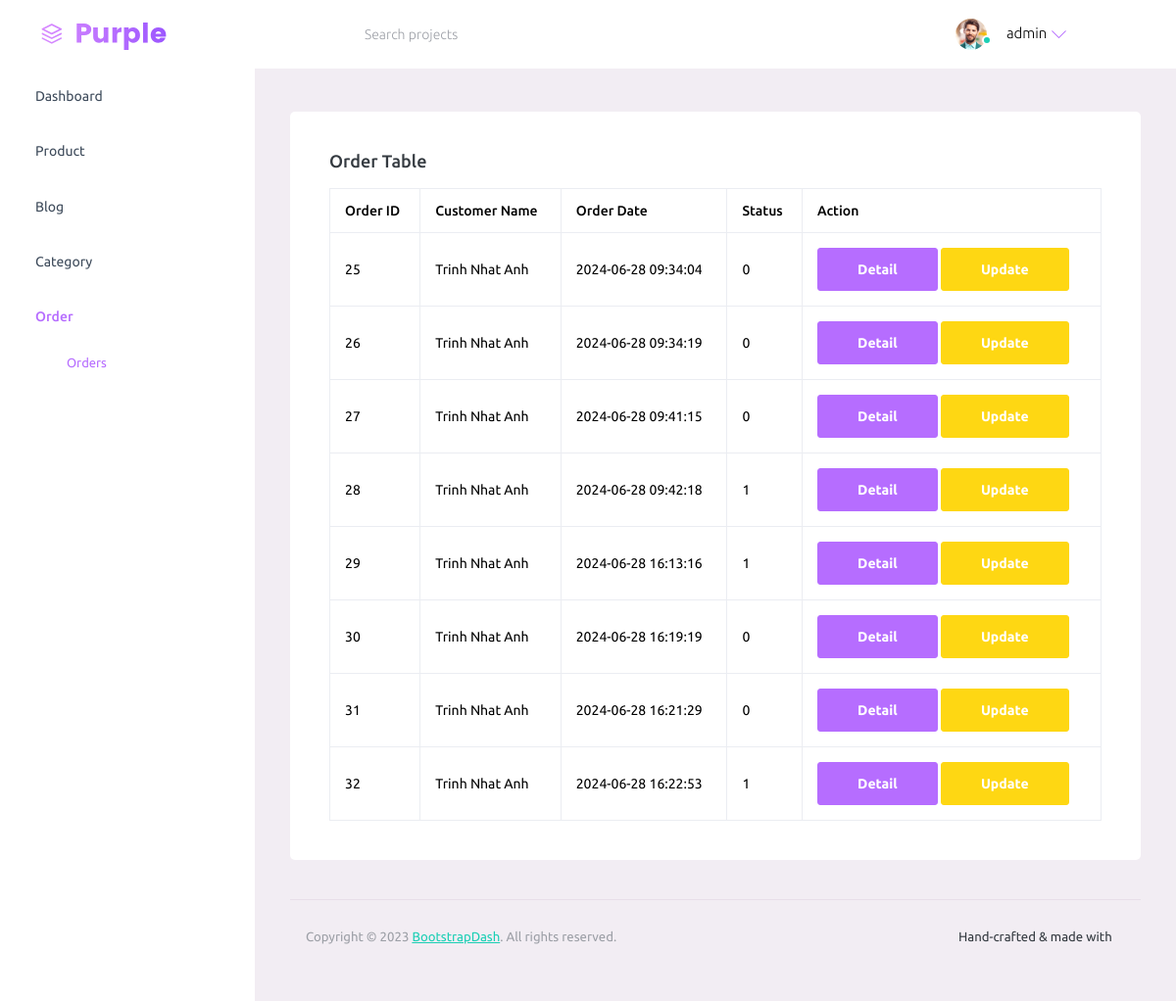
The page /admin/orders (signed in) on the database its author committed.
### tables this page shows
CREATE TABLE IF NOT EXISTS `orders` (
  `order_id` int NOT NULL AUTO_INCREMENT,
  `customer_id` int NOT NULL,
  `description` text,
  `delivery_address` text,
  `delivery_phone` text,
  `delivery_name` text,
  `order_status` varchar(20) NOT NULL,
  `order_date` datetime NOT NULL,
  `payment_method` text,
  PRIMARY KEY (`order_id`),
  KEY `CustomerID` (`customer_id`),
  CONSTRAINT `orders_ibfk_3` FOREIGN KEY (`customer_id`) REFERENCES `customers` (`customer_id`) ON DELETE RESTRICT ON UPDATE RESTRICT
);

### admin/app/controller/OrderController.php (called while the page is built, shortened)
<?php
require 'admin/app/model/OrderModel.php';
require 'admin/app/model/CustomerModel.php';
class OrderController
{
    public function index()
    {
        $orderModel = new OrderModel;
        $orders = $orderModel->getAllOrder();
        $customerModel = new CustomerModel;
        foreach ($orders as $key => $order) {
            $customer = $customerModel->getCustomerById($order['customer_id']);
            $orders[$key]['customer_name'] = $customer['customer_name'];
        }
        require 'admin/views/pages/order/orders.php';
    }
}

### admin/app/model/OrderModel.php (called while the page is built, shortened)
<?php
class OrderModel{
    public function getAllOrder()
    {
        $db = new DB;
        $query = "SELECT * FROM orders";
        $res =  $db->query($query);
        $res = $res->fetchAll(PDO::FETCH_ASSOC);
        return $res;
    }
}

### admin/app/model/CustomerModel.php (called while the page is built, shortened)
<?php
class CustomerModel{
    public function getCustomerById($customer_id)
    {
        $db = new DB;
        $query = "SELECT * FROM customers WHERE customer_id = $customer_id";
        $res =  $db->query($query);
        $res = $res->fetch(PDO::FETCH_ASSOC);
        return $res;
    }
}

### admin/views/pages/order/orders.php (the view, shortened to what this page needs)
<!DOCTYPE html>
<html lang="en">
<head>
    <link rel="stylesheet" href="<?php echo APPURL ?>admin/views/assets/vendors/mdi/css/materialdesignicons.min.css">
    <link rel="stylesheet" href="<?php echo APPURL ?>admin/views/assets/vendors/ti-icons/css/themify-icons.css">
    <link rel="stylesheet" href="<?php echo APPURL ?>admin/views/assets/vendors/css/vendor.bundle.base.css">
    <link rel="stylesheet" href="<?php echo APPURL ?>admin/views/assets/vendors/font-awesome/css/font-awesome.min.css">
    <link rel="stylesheet" href="<?php echo APPURL ?>admin/views/assets/css/style.css">
</head>
<body>
    <div class="container-scroller">
        <?php include_once "admin/views/partials/_navbar.php"; ?>
        <div class="container-fluid page-body-wrapper">
            <?php include_once "admin/views/partials/_sidebar.php"; ?>
            <div class="main-panel">
                <div class="content-wrapper">
                    <div class="col-lg-12 grid-margin stretch-card">
                        <div class="card">
                            <div class="card-body">
                                <h4 class="card-title">Order table</h4>
                                <table class="table table-bordered">
                                    <thead>
                                        <tr>
                                            <th>Order ID</th>
                                            <th>Customer Name</th>
                                            <th>Order Date</th>
                                            <th>Status</th>
                                            <th>Action</th>
                                        </tr>
                                    </thead>
                                    <tbody>
                                        <?php foreach ($orders as $order) : ?>
                                            <tr>
                                                <td><?php echo $order['order_id'] ?></td>
                                                <td><?php echo $order['customer_name'] ?></td>
                                                <td><?php echo $order['order_date'] ?></td>
                                                <td><?php echo $order['order_status'] ?></td>
                                                <td>
                                                    <a href="<?php echo APPURL . 'admin/order/detail?id=' . $order['order_id'] ?>" class="btn btn-primary">Detail</a>
                                                    <a href="<?php echo APPURL . 'admin/order/update?id=' . $order['order_id'] ?>" class="btn btn-warning">Update</a>
                                                </td>
                                            </tr>
                                        <?php endforeach; ?>
                                    </tbody>
                                </table>
                            </div>
                        </div>
                    </div>
                    <?php include_once "admin/views/partials/_footer.php"; ?>
                </div>
            </div>
        </div>
</body>
</html>

### router/admin.php (shortened to what this page needs)
<?php
class RouterAmdin {
    public function __construct()
    {
        require 'admin/app/controller/HomeController.php';
        require 'admin/app/controller/OrderController.php';
        $route = [
            'home' => 'HomeController::index',
            'login' => 'LoginController::index',
            'logout' => 'LogoutController::index',
            'product' => 'ProductController::index',
            'product/create' => 'ProductController::create',
            'product/edit' => 'ProductController::edit',
            'product/delete' => 'ProductController::delete',
            'category' => 'CategoryController::index',
            'category/create' => 'CategoryController::create',
            'category/edit' => 'CategoryController::edit',
            'category/delete' => 'CategoryController::delete',
            'blog' => 'BlogController::index',
            'blog/create' => 'BlogController::create',
            'blog/edit' => 'BlogController::edit',
            'blog/delete' => 'BlogController::delete',
            'orders' => 'OrderController::index',
            'order/detail' => 'OrderController::detail',
            'order/update' => 'OrderController::update',
        ];
        $url_last = end($url);
        $url_after = array_slice($url, 0, -1);
        $url_after = end($url_after);
        $para = '';
        if(strpos($url_last, '?') !== false) {
            $url_last = explode('?', $url_last);
            $para = $url_last[1];
            $url_last = $url_last[0];
        }else {
            $url_last = end($url);
        }
        foreach ($route as $key => $value) {
            $key = explode('/', $key);
            if(isset($key[1])){
                if($url_last == $key[1] && $url_after == $key[0]) {
                    $value = explode('::', $value);
                    $controller = $value[0];
                    $method = $value[1];
                    if ($para == '') {
                        $controller = new $controller;
                        $controller->$method();
                    }else if ($para != ''){
                        $para = explode('=', $para);
                        $controller = new $controller;
                        $controller->$method($para[1]);
                    }
                }
            }else {
                if($url_last == $key[0]) {
                    $value = explode('::', $value);
                    $method = $value[1];
                    if ($para == '') {
                        $controller = new $controller;
                        $controller->$method();
                    }else if ($para != ''){
                        $controller = new $controller;
                        $controller->$method($para);
                    }
                }
            }
        }
    }
}

### rows shown on the page
orders: order_id "25", delivery_name "Trinh Nhat Anh", order_date "2024-06-28 09:34:04", order_status "0"
orders: order_id "26", delivery_name "Trinh Nhat Anh", order_date "2024-06-28 09:34:19", order_status "0"
orders: order_id "27", delivery_name "Trinh Nhat Anh", order_date "2024-06-28 09:41:15", order_status "0"
orders: order_id "28", delivery_name "Trinh Nhat Anh", order_date "2024-06-28 09:42:18", order_status "1"
orders: order_id "29", delivery_name "Trinh Nhat Anh", order_date "2024-06-28 16:13:16", order_status "1"
orders: order_id "30", delivery_name "Trinh Nhat Anh", order_date "2024-06-28 16:19:19", order_status "0"
orders: order_id "31", delivery_name "Trinh Nhat Anh", order_date "2024-06-28 16:21:29", order_status "0"
orders: order_id "32", delivery_name "Trinh Nhat Anh", order_date "2024-06-28 16:22:53", order_status "1"
